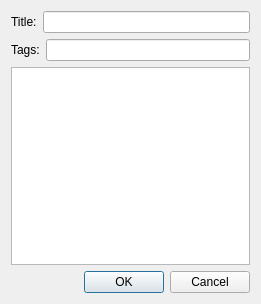
<?xml version="1.0" encoding="UTF-8"?>
<ui version="4.0">
 <class>EditNote</class>
 <widget class="QDialog" name="EditNote">
  <property name="geometry">
   <rect>
    <x>0</x>
    <y>0</y>
    <width>261</width>
    <height>304</height>
   </rect>
  </property>
  <property name="windowTitle">
   <string>Edit Note</string>
  </property>
  <layout class="QVBoxLayout" name="verticalLayout">
   <item>
    <layout class="QHBoxLayout" name="horizontalLayout">
     <item>
      <widget class="QLabel" name="label">
       <property name="text">
        <string>Title:</string>
       </property>
      </widget>
     </item>
     <item>
      <widget class="QLineEdit" name="le_title"/>
     </item>
    </layout>
   </item>
   <item>
    <layout class="QHBoxLayout" name="horizontalLayout_2">
     <item>
      <widget class="QLabel" name="label_2">
       <property name="text">
        <string>Tags:</string>
       </property>
      </widget>
     </item>
     <item>
      <widget class="QLineEdit" name="le_tags"/>
     </item>
    </layout>
   </item>
   <item>
    <widget class="QPlainTextEdit" name="pte_text"/>
   </item>
   <item>
    <widget class="QDialogButtonBox" name="buttonBox">
     <property name="standardButtons">
      <set>QDialogButtonBox::Cancel|QDialogButtonBox::Ok</set>
     </property>
    </widget>
   </item>
  </layout>
 </widget>
 <resources/>
 <connections/>
</ui>
